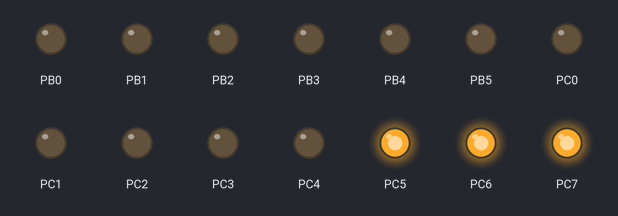
A program run on a simulated ATmega32, built with avr-gcc and emulated at 1 MHz. Parts: output pins drawn as LEDs (lit = HIGH).

Above: at 0.05 s.
At 1.91 s:
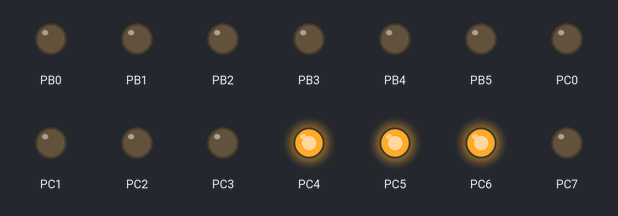
At 3.93 s:
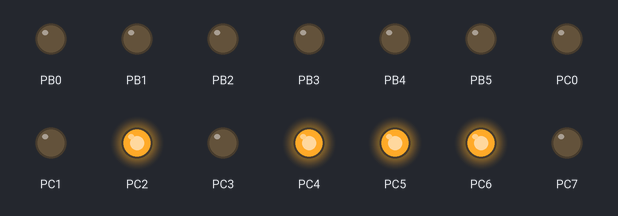
At 7.47 s:
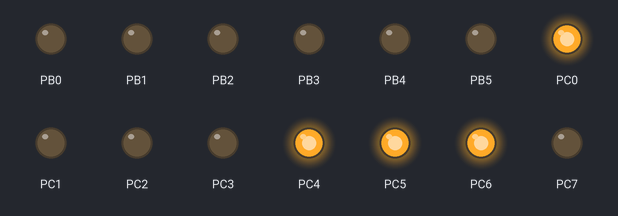
At 11.0 s:
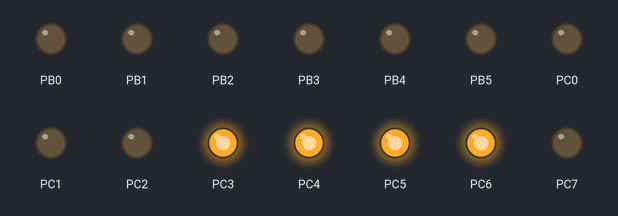
At 15.05 s:
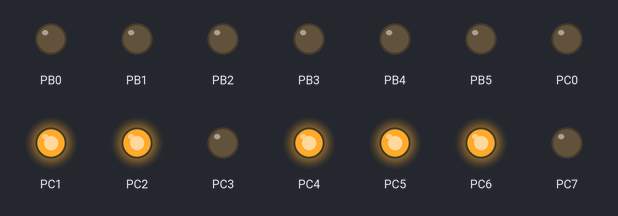
Timing chart, 0 to 15.3 s (numbered marks = the images above):
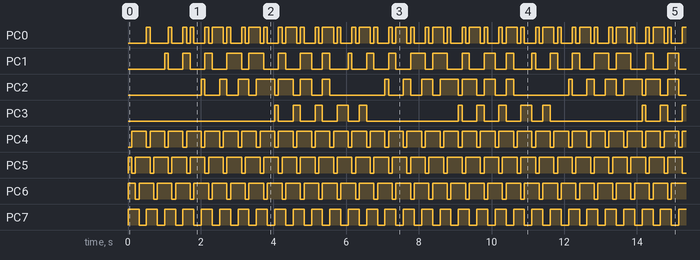

The program:

main.c
```c
#include<avr/io.h>
#include<util/delay.h>
int d=100;


int revers_number(int n)
  {
    int reversedInteger = 0, remainder, originalInteger;


    originalInteger = n;

    // reversed integer is stored in variable
    while( n!=0 )
    {
        remainder = n%10;
        reversedInteger = reversedInteger*10 + remainder;
        n /= 10;
    }


    return  reversedInteger;
}


void display(int number){

		int first=number%10;
		int temp=number/10;
		int second=temp%10;
		temp=temp/10;
		int third=temp%10;
		temp=temp/10;
		int frth=temp%10;

        PORTC=(first|0b11110000);
        PORTC&=~(1<<4);
        _delay_ms(d);

		PORTC=(second|0b11110000);
        PORTC&=~(1<<5);
        _delay_ms(d);

		PORTC=(third|0b11110000);
        PORTC&=~(1<<6);
        _delay_ms(d);

		PORTC=(frth|0b11110000);
        PORTC&=~(1<<7);
        _delay_ms(d);


}

void main()
  {
		DDRC=0b11111111;
		DDRB=0b11111111;

		int number=0;


  while(1){


			for(int i=0;i<=9;i++){

				number=number*10+i;
				display(number);
				_delay_ms(100);
				if(number%10==0){
				int rev=revers_number(number);
				int temp=rev/10;
				number=revers_number(temp)*10;}
				else if(number>=1234){
				int rev=revers_number(number);
				int temp=rev/10;
				number=revers_number(temp);}


			}

		}

      }
```

Measured:
- by itself, PC0: moves between LOW and HIGH, repeating every 11.7 s
- by itself, PC3: repeats every 5.1 s: 2 × (LOW 0.41 s, HIGH 0.20 s), LOW 0.40 s, HIGH 0.30 s, LOW 0.30 s, HIGH 0.20 s, LOW 2.5 s, HIGH 0.10 s
- by itself, PC4: alternates HIGH for 0.41 s and LOW for 0.10 s
- by itself, PC5, PC6: repeats every 0.50 s: LOW 0.10 s, HIGH 0.40 s
- by itself, PC7: alternates HIGH for 0.30 s and LOW for 0.20 s
- by itself, PC2: repeats every 5.1 s: LOW 0.41 s, HIGH 0.20 s, LOW 0.30 s, HIGH 0.30 s, LOW 0.20 s, HIGH 0.51 s, LOW 0.10 s, HIGH 0.41 s, LOW 0.20 s, HIGH 0.30 s, LOW 0.30 s, HIGH 0.20 s, LOW 1.5 s, HIGH 0.10 s
- by itself, PC1: repeats every 5.1 s: 2 × (LOW 0.40 s, HIGH 0.20 s), LOW 0.41 s, HIGH 0.41 s, LOW 0.20 s, HIGH 0.41 s, LOW 0.41 s, HIGH 0.20 s, LOW 0.41 s, HIGH 0.30 s, LOW 0.30 s, HIGH 0.20 s, LOW 0.51 s, HIGH 0.10 s
